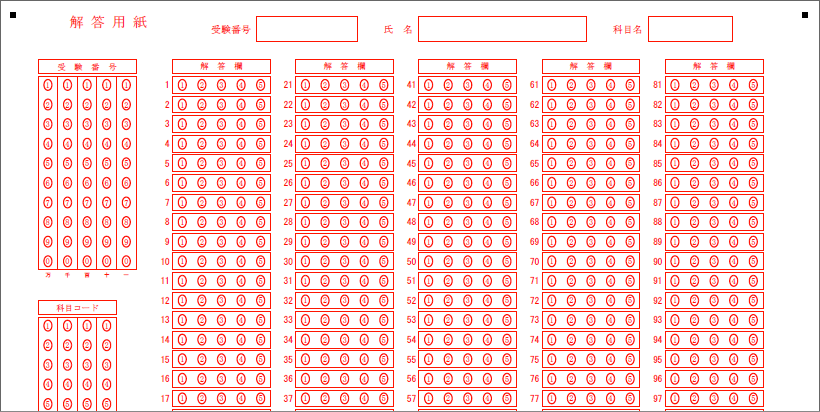
#> input picture masktest.png, 820 x 412 px
$ python machtest.py
#> lines starting #> are read from the running program, lines starting #| are printed output that depends on the picture; after the words box and inside, x2 and y2 are one past the last pixel; in counts of white or black regions, pixels touching at a corner belong together
import cv2
import numpy as np

def detect_and_label_ellipses(image):
    # グレースケール画像に変換
    gray = cv2.cvtColor(image, cv2.COLOR_BGR2GRAY)

    # Cannyエッジ検出を適用
    edges = cv2.Canny(gray, 50, 150)

    # 輪郭を検出
    contours, _ = cv2.findContours(edges, cv2.RETR_EXTERNAL, cv2.CHAIN_APPROX_SIMPLE)

    # 検出された楕円のバウンディングボックスを取得
    ellipses = []
    for contour in contours:
        if len(contour) >= 5: # 楕円フィッティングには少なくとも5つの点が必要
            ellipse = cv2.fitEllipse(contour)
            ellipses.append(ellipse)

    return ellipses

def match_ellipses(ellipses1, ellipses2):
    # マッチしない楕円をリストする
    unmatched_ellipses = [ellipse for ellipse in ellipses1 if ellipse not in ellipses2]
    return unmatched_ellipses

# 1つ目の画像を読み込む
image1 = cv2.imread('masktest.png')
#> image1 is the input picture: shape (412, 820, 3); mean B, G, R 217.8, 219.7, 253.9
# 2つ目の画像を読み込む
image2 = cv2.imread('test.png')
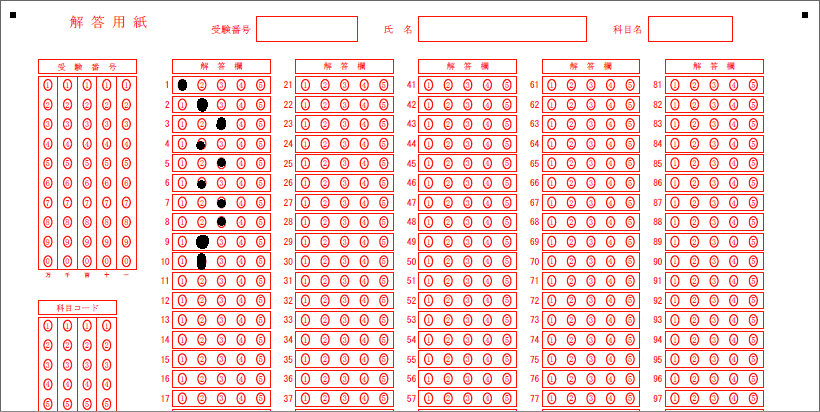
#> input picture test.png, 820 x 412 px
#> image2 is the input picture: shape (412, 820, 3); mean B, G, R 217.4, 219.3, 253.2

# 楕円を検出してラベリング
ellipses1 = detect_and_label_ellipses(image1)
#> in detect_and_label_ellipses, `gray = cv2.cvtColor(image, cv2.COLOR_BGR2GRAY)`:
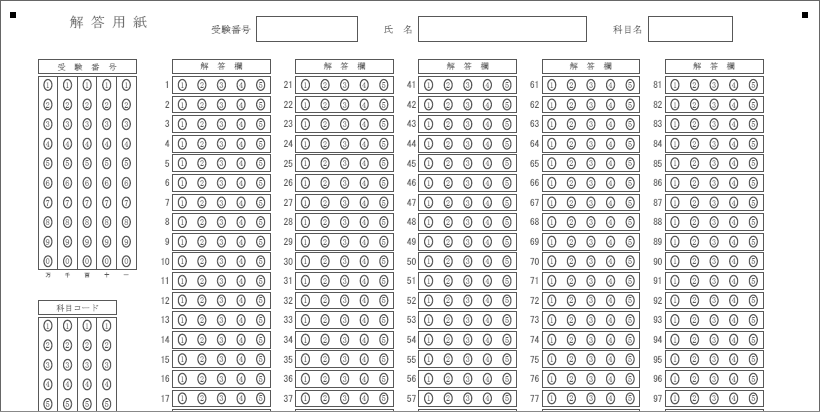
#> gray: shape (412, 820); min 0, max 255, mean 229.7
#> in detect_and_label_ellipses, `edges = cv2.Canny(gray, 50, 150)`:
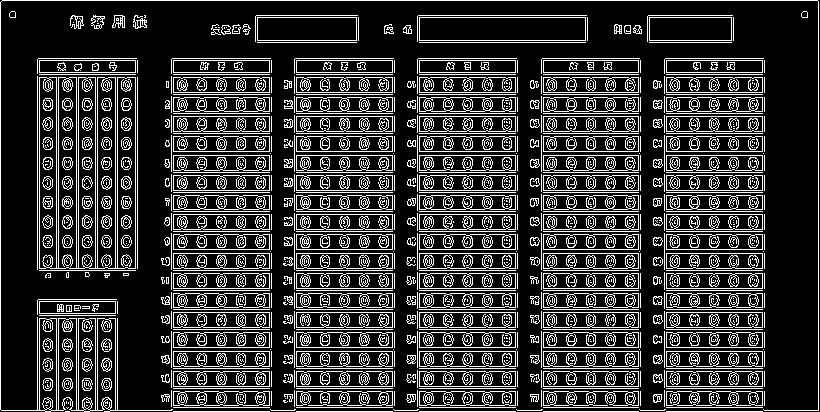
#> edges: shape (412, 820); 20.9% white in thin lines or dots
#> in detect_and_label_ellipses, `contours, _ = cv2.findContours(edges, cv2.RETR_EXTERNAL, cv2.CHAIN_APP..`: contours = 539 contours, 377 with area under 20; largest, box (x1, y1, x2, y2) and area: (39, 77, 136, 269) 16783, (0, 0, 819, 412) 6335, (419, 17, 586, 41) 3818, (257, 17, 357, 41) 2277, (649, 17, 732, 41) 1886
#> the loop in detect_and_label_ellipses, `for contour in contours:` made 539 passes
#> ellipse on passes 7, 8, 9, 10, 20, 25, 27, 29, 30, 31, 32, 33: ((653.6, 409.5), (0, 1), 0), ((530.6, 409.5), (0, 1), 0), ((407, 409.5), (0, 1), 0), ((284, 409.5), (0, 1), 0), ((284.9, 401), (2.15, 4.28), 100.6), ((590.5, 397.8), (5.69, 8.78), 1.28), ((324.3, 398.1), (3.24, 6.09), 128.2), ((656.8, 397.4), (8.63, 10.93), 61.11), ((534.1, 396.5), (7.73, 10.12), 174.7), ((410.8, 396.9), (9.27, 10.79), 25.31), ((288.1, 396.8), (8.03, 8.27), 91.12), ((164.9, 397.6), (7.37, 8.04), 59.26)
#> contour on passes 1 to 6: [[666, 411], [762, 411]], [[543, 411], [638, 411]], [[419, 411], [515, 411]], [[296, 411], [392, 411]], [[173, 411], [269, 411]], [[65, 411], [69, 411]]
#> after the loop in detect_and_label_ellipses, `for contour in contours:`: ellipses = 224 items
#> ellipses1 = 224 items
ellipses2 = detect_and_label_ellipses(image2)
#> in detect_and_label_ellipses (call 2), `edges = cv2.Canny(gray, 50, 150)`:
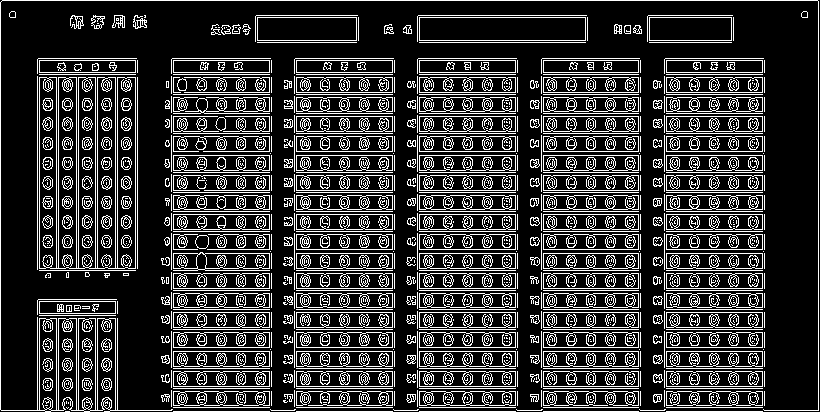
#> edges: shape (412, 820); 20.9% white in thin lines or dots
#> in detect_and_label_ellipses (call 2), `contours, _ = cv2.findContours(edges, cv2.RETR_EXTERNAL, cv2.CHAIN_APP..`: contours = 570 contours, 397 with area under 20; largest, box (x1, y1, x2, y2) and area: (39, 77, 136, 269) 16783, (0, 0, 819, 412) 6335, (419, 17, 586, 41) 3818, (257, 17, 357, 41) 2277, (649, 17, 732, 41) 1886
#> the loop in detect_and_label_ellipses (call 2), `for contour in contours:` made 570 passes
#> contour on passes 1, 2, 3, 4, 5, 6, 11, 12, 13, 14, 15, 16: [[666, 411], [762, 411]], [[543, 411], [638, 411]], [[419, 411], [515, 411]], [[296, 411], [392, 411]], [[173, 411], [269, 411]], [[65, 411], [69, 411]], [[666, 407], [762, 407]], [[543, 407], [638, 407]], [[419, 407], [515, 407]], [[296, 407], [392, 407]], [[173, 407], [269, 407]], [[66, 407], [67, 408], [68, 407], [67, 408]]
#> after the loop in detect_and_label_ellipses (call 2), `for contour in contours:`: ellipses = 245 items
#> ellipses2 = 245 items

# マッチしない楕円をリストする
unmatched_ellipses = match_ellipses(ellipses1, ellipses2)
#> in match_ellipses, `unmatched_ellipses = [ellipse for ellipse in ellipses1 if ellipse not ..`: unmatched_ellipses = 21 items
#> unmatched_ellipses = 21 items

# マッチしない楕円を表示
for ellipse in unmatched_ellipses:
    (x, y), (MA, ma), angle = ellipse
#> (the run stopped early here; a loop or call above may not have finished)
